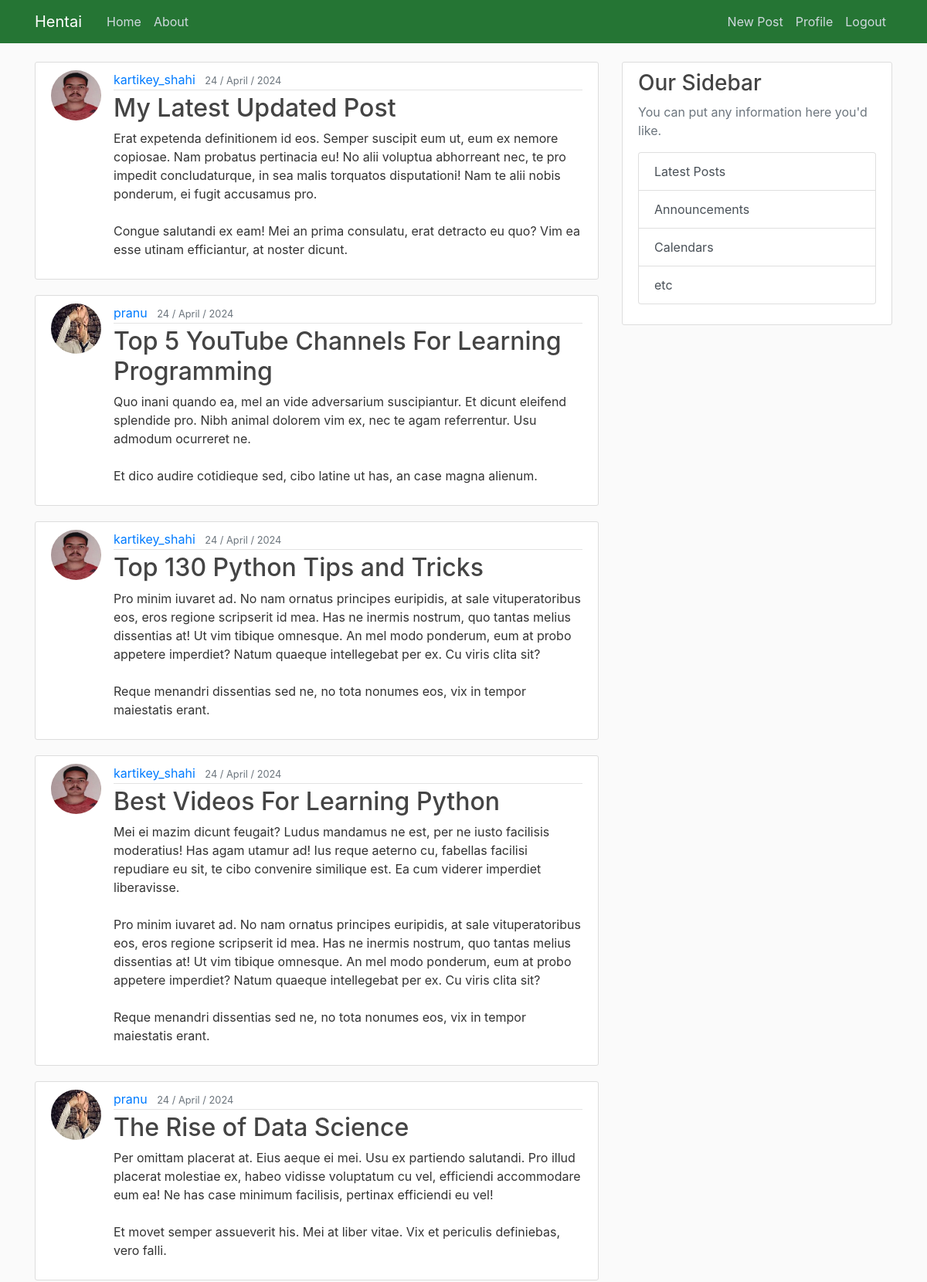
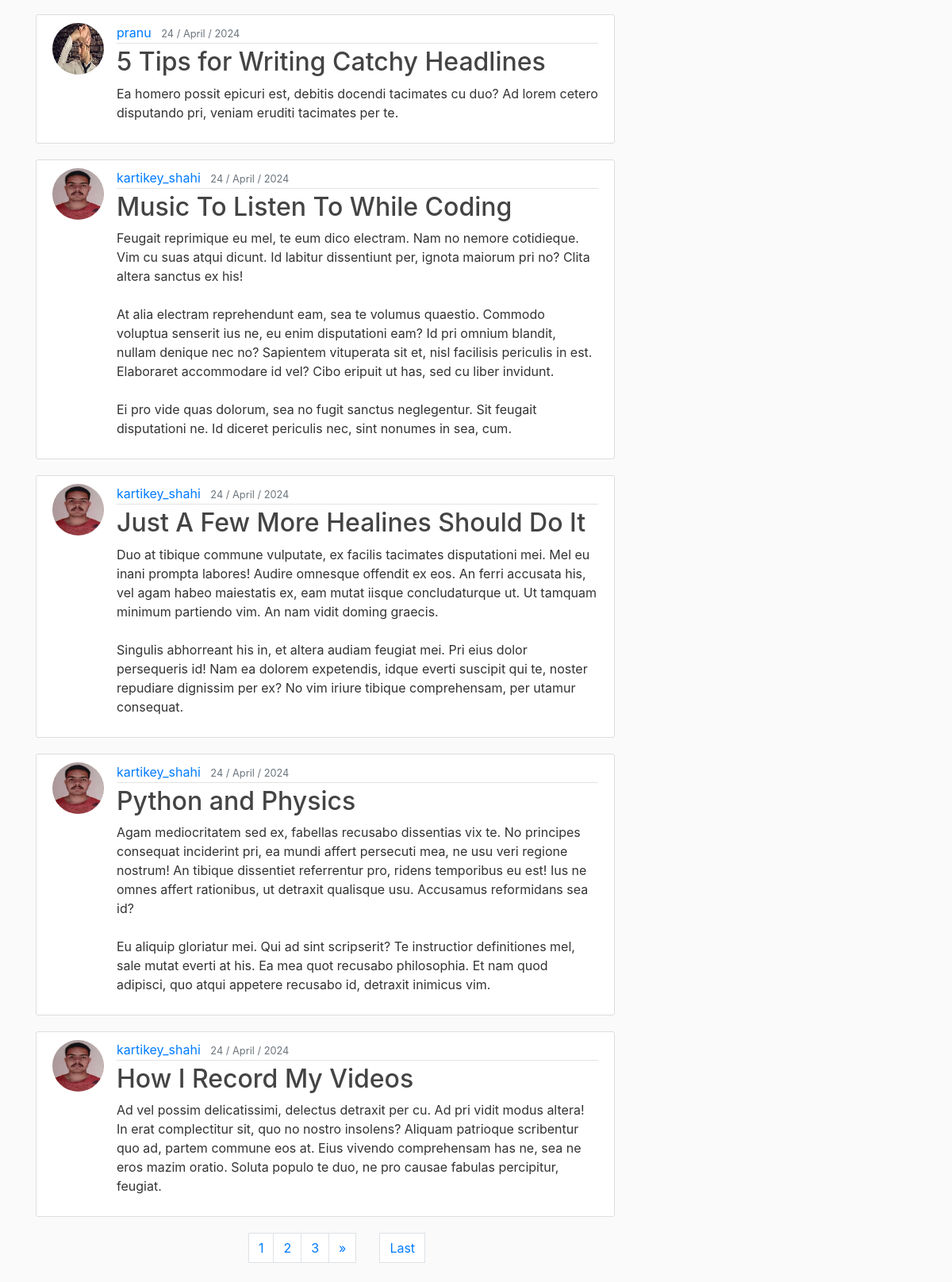
/home/ (signed in), run on the app's committed database (2 pictures, top to bottom).
### blog/models.py (models this page shows, shortened)
class Post(models.Model):
    title = models.CharField(max_length=100)
    contents = models.TextField()
    date_posted = models.DateTimeField(default = timezone.now)
    author = models.ForeignKey(User, on_delete = models.CASCADE)

### user_authentication/models.py (models this page shows, shortened)
class Profile(models.Model):
    user = models.OneToOneField(User,on_delete=models.CASCADE) # Means that if user is deleted delete the profile but not vice versa i.e. when the profile is deleted not delete the user
    image = models.ImageField(default="default.jpg",upload_to="profile_pics")
    bio = models.CharField(max_length=250,default="A veteran of this application")

### blog/views.py (the view)
def welcome(request):
    posts_list = Post.objects.filter().order_by("-date_posted")
    page_num = request.GET.get('page',1)
    paginated = Paginator(posts_list,10)
    try:
        posts = paginated.page(page_num)
    except PageNotAnInteger:
        posts = paginated.page(1)
    except EmptyPage:
        posts = paginated.page(paginated.num_pages)
    context = {
        'posts':posts,
        'title':'Home'
    }
    return render(request,'blog/home.html',context)

### blog/templates/blog/home.html (shortened to what this page needs)
{% extends "blog/base.html" %}
{% block main %}
    {% for i in posts %}
    <article class="media content-section">
        <img class="rounded-circle article-img" src="{{ i.author.profile.image.url }}">
        <div class="media-body">
          <div class="article-metadata">
            <a class="mr-2" href="{% url 'profile-view' i.author.username %}">{{ i.author }}</a>
            <small class="text-muted">{{ i.date_posted | date:"d / F / Y" }}</small>
          </div>
          <h2><a class="article-title" href="{% url 'post-detail' i.id %}">{{ i.title }}</a></h2>
          <p class="article-content">{{i.contents}}</p>
        </div>
      </article>
    {% endfor %}
    <ul class="d-flex pagination justify-content-center">
      <div class="row">
        <div class="col text-left">
        </div>
        <div class="col text-center d-flex justify-content-center">
          {% for num in posts.paginator.page_range %}
            {% if posts.number == num %}
              <a class="page-link mb-4" href="?page={{ num }}">{{ num }}</a>
            {% elif num > posts.number|add:'-3' and num < posts.number|add:'3' %}
              <a class="page-link mb-4" href="?page={{ num }}">{{ num }}</a>
            {% endif %}
          {% endfor %}
          {% if posts.has_next %}
            <a class="page-link mb-4" href="?page={{ posts.next_page_number }}">&raquo;</a>
          {% endif %}
        </div>
        <div class="col text-right">
          {% if posts.has_next %}
            <a class="page-link mb-4" href="?page={{ posts.paginator.num_pages }}">Last</a>
          {% endif %}
        </div>
      </div>
    </ul>
{% endblock main %}

### blog/static/blog/main.css (style rules this page uses)
body { background: #fafafa; color: #333333; margin-top: 5rem; }
h1, h2, h3, h4, h5, h6 { color: #444444; }
ul { margin: 0; }
.content-section { background: #ffffff; padding: 10px 20px; border: 1px solid #dddddd; border-radius: 3px; margin-bottom: 20px; }
.article-title { color: #444444; }
.article-content { white-space: pre-line; }
.article-img { height: 65px; width: 65px; margin-right: 16px; }
.article-metadata { padding-bottom: 1px; margin-bottom: 4px; border-bottom: 1px solid #e3e3e3; }

### data on the page
Post: author.profile.image (picture), author "kartikey_shahi", date_posted "24 / April / 2024", title "My Latest Updated Post", contents "Erat expetenda definitionem id eos. Semper suscipit eum ut, eum ex nemore copiosae. Nam probatus pertinacia eu! No alii voluptua abhorreant nec, te pro impedit concludaturque, in sea malis torquatos disputationi! Nam te alii nobis ponderum, ei fugit accusamus pro. Congue salutandi ex eam! Mei an prima consulatu, erat detracto eu quo? Vim ea esse utinam efficiantur, at noster dicunt."
Post: author.profile.image (picture), author "pranu", date_posted "24 / April / 2024", title "Top 5 YouTube Channels For Learning Programming", contents "Quo inani quando ea, mel an vide adversarium suscipiantur. Et dicunt eleifend splendide pro. Nibh animal dolorem vim ex, nec te agam referrentur. Usu admodum ocurreret ne. Et dico audire cotidieque sed, cibo latine ut has, an case magna alienum."
Post: author.profile.image (picture), author "kartikey_shahi", date_posted "24 / April / 2024", title "Top 130 Python Tips and Tricks", contents "Pro minim iuvaret ad. No nam ornatus principes euripidis, at sale vituperatoribus eos, eros regione scripserit id mea. Has ne inermis nostrum, quo tantas melius dissentias at! Ut vim tibique omnesque. An mel modo ponderum, eum at probo appetere imperdiet? Natum quaeque intellegebat per ex. Cu viris clita sit? Reque menandri dissentias sed ne, no tota nonumes eos, vix in tempor maiestatis erant."
Post: author.profile.image (picture), author "kartikey_shahi", date_posted "24 / April / 2024", title "Best Videos For Learning Python", contents "Mei ei mazim dicunt feugait? Ludus mandamus ne est, per ne iusto facilisis moderatius! Has agam utamur ad! Ius reque aeterno cu, fabellas facilisi repudiare eu sit, te cibo convenire similique est. Ea cum viderer imperdiet liberavisse. Pro minim iuvaret ad. No nam ornatus principes euripidis, at sale vituperatoribus eos, eros regione scripserit id mea. Has ne inermis nostrum, quo tantas melius dissentias at! Ut vim tibique omnesque. An mel modo ponderum, eum at probo appetere imperdiet? Natum quaeque intellegebat per ex. Cu viris clita sit? Reque menandri dissentias sed ne, no tota nonumes eos, vix in tempor maiestatis erant."
Post: author.profile.image (picture), author "pranu", date_posted "24 / April / 2024", title "The Rise of Data Science", contents "Per omittam placerat at. Eius aeque ei mei. Usu ex partiendo salutandi. Pro illud placerat molestiae ex, habeo vidisse voluptatum cu vel, efficiendi accommodare eum ea! Ne has case minimum facilisis, pertinax efficiendi eu vel! Et movet semper assueverit his. Mei at liber vitae. Vix et periculis definiebas, vero falli."
Post: author.profile.image (picture), author "pranu", date_posted "24 / April / 2024", title "5 Tips for Writing Catchy Headlines", contents "Ea homero possit epicuri est, debitis docendi tacimates cu duo? Ad lorem cetero disputando pri, veniam eruditi tacimates per te."
Post: author.profile.image (picture), author "kartikey_shahi", date_posted "24 / April / 2024", title "Music To Listen To While Coding", contents "Feugait reprimique eu mel, te eum dico electram. Nam no nemore cotidieque. Vim cu suas atqui dicunt. Id labitur dissentiunt per, ignota maiorum pri no? Clita altera sanctus ex his! At alia electram reprehendunt eam, sea te volumus quaestio. Commodo voluptua senserit ius ne, eu enim disputationi eam? Id pri omnium blandit, nullam denique nec no? Sapientem vituperata sit et, nisl facilisis periculis in est. Elaboraret accommodare id vel? Cibo eripuit ut has, sed cu liber invidunt. Ei pro vide quas dolorum, sea no fugit sanctus neglegentur. Sit feugait disputationi ne. Id diceret periculis nec, sint nonumes in sea, cum."
Post: author.profile.image (picture), author "kartikey_shahi", date_posted "24 / April / 2024", title "Just A Few More Healines Should Do It", contents "Duo at tibique commune vulputate, ex facilis tacimates disputationi mei. Mel eu inani prompta labores! Audire omnesque offendit ex eos. An ferri accusata his, vel agam habeo maiestatis ex, eam mutat iisque concludaturque ut. Ut tamquam minimum partiendo vim. An nam vidit doming graecis. Singulis abhorreant his in, et altera audiam feugiat mei. Pri eius dolor persequeris id! Nam ea dolorem expetendis, idque everti suscipit qui te, noster repudiare dignissim per ex? No vim iriure tibique comprehensam, per utamur consequat."
Post: author.profile.image (picture), author "kartikey_shahi", date_posted "24 / April / 2024", title "Python and Physics", contents "Agam mediocritatem sed ex, fabellas recusabo dissentias vix te. No principes consequat inciderint pri, ea mundi affert persecuti mea, ne usu veri regione nostrum! An tibique dissentiet referrentur pro, ridens temporibus eu est! Ius ne omnes affert rationibus, ut detraxit qualisque usu. Accusamus reformidans sea id? Eu aliquip gloriatur mei. Qui ad sint scripserit? Te instructior definitiones mel, sale mutat everti at his. Ea mea quot recusabo philosophia. Et nam quod adipisci, quo atqui appetere recusabo id, detraxit inimicus vim."
Post: author.profile.image (picture), author "kartikey_shahi", date_posted "24 / April / 2024", title "How I Record My Videos", contents "Ad vel possim delicatissimi, delectus detraxit per cu. Ad pri vidit modus altera! In erat complectitur sit, quo no nostro insolens? Aliquam patrioque scribentur quo ad, partem commune eos at. Eius vivendo comprehensam has ne, sea ne eros mazim oratio. Soluta populo te duo, ne pro causae fabulas percipitur, feugiat."

### other printed values
{{ num }} "1"
{{ num }} "2" "3"
